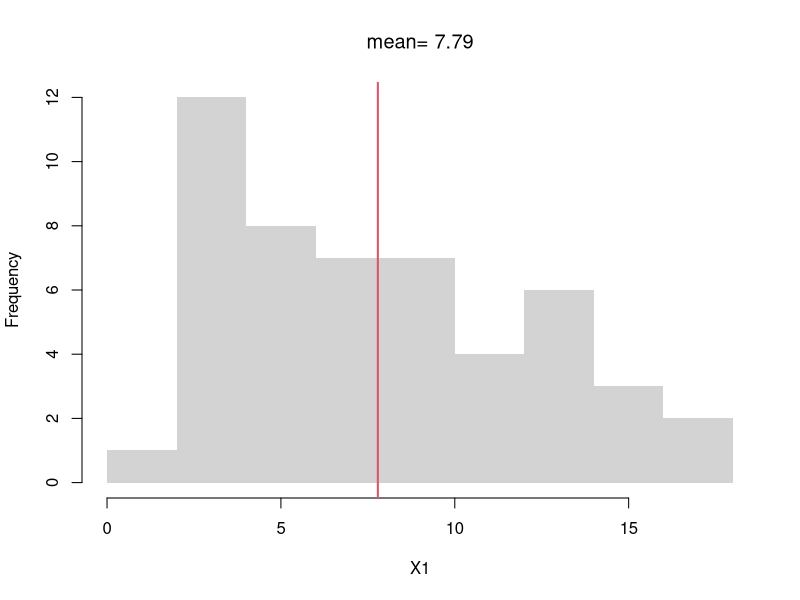
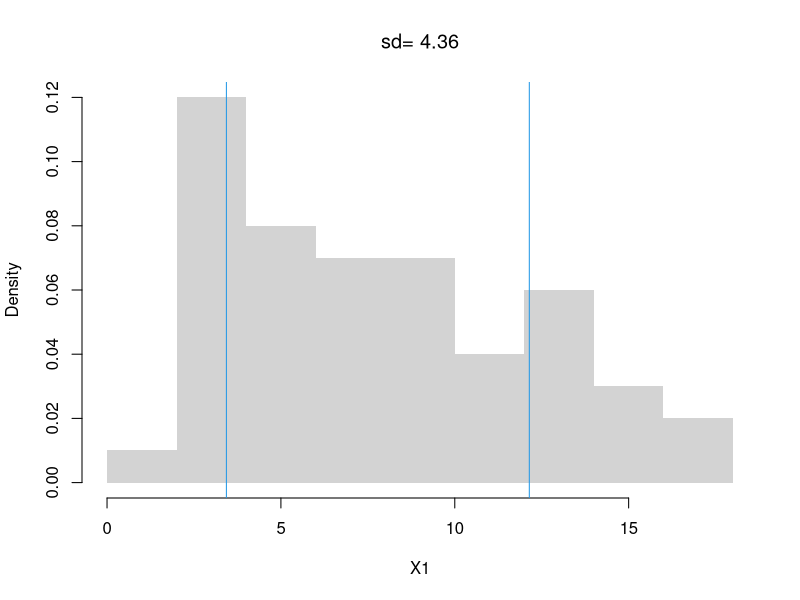
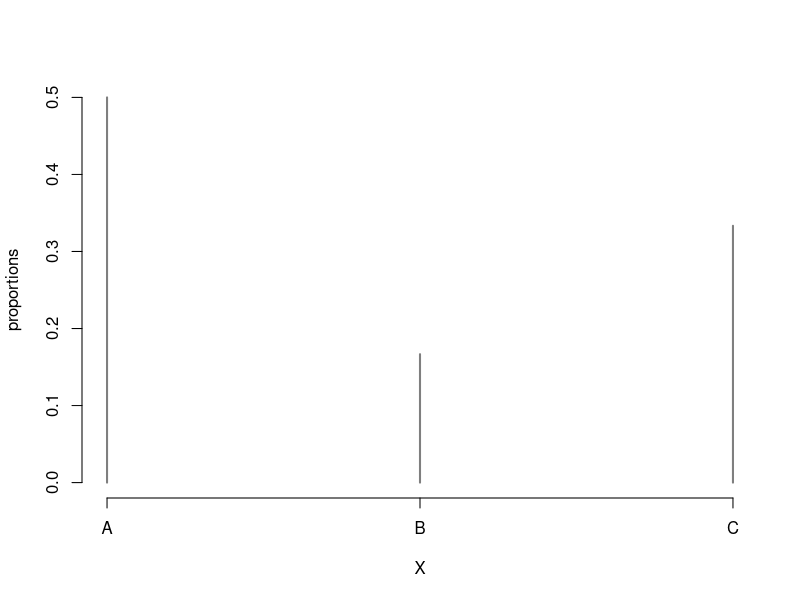
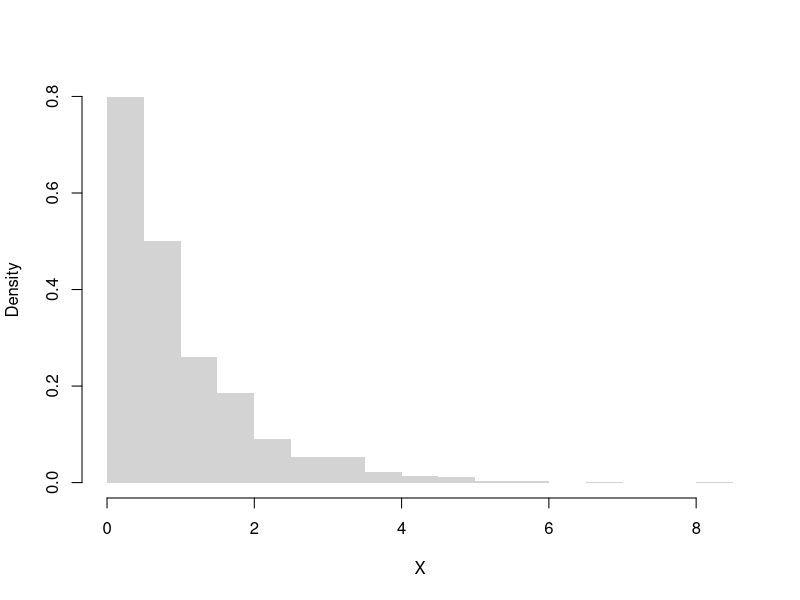
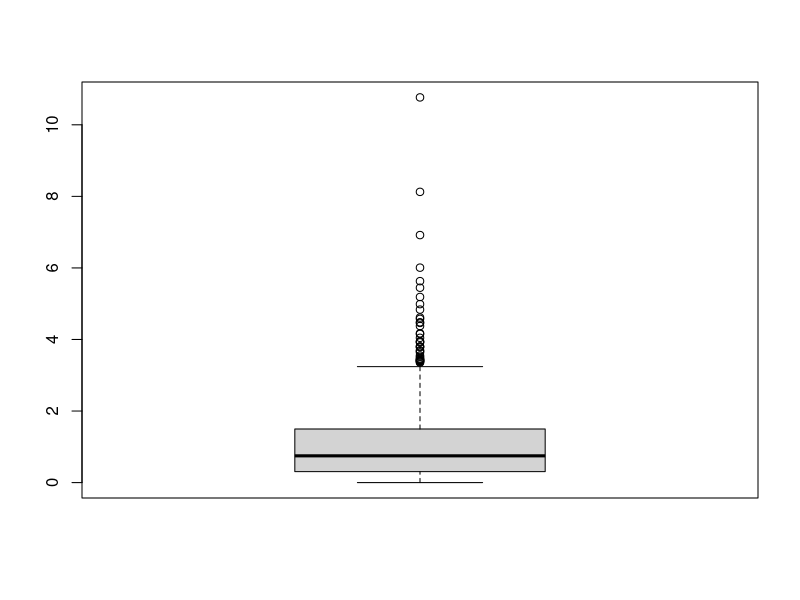
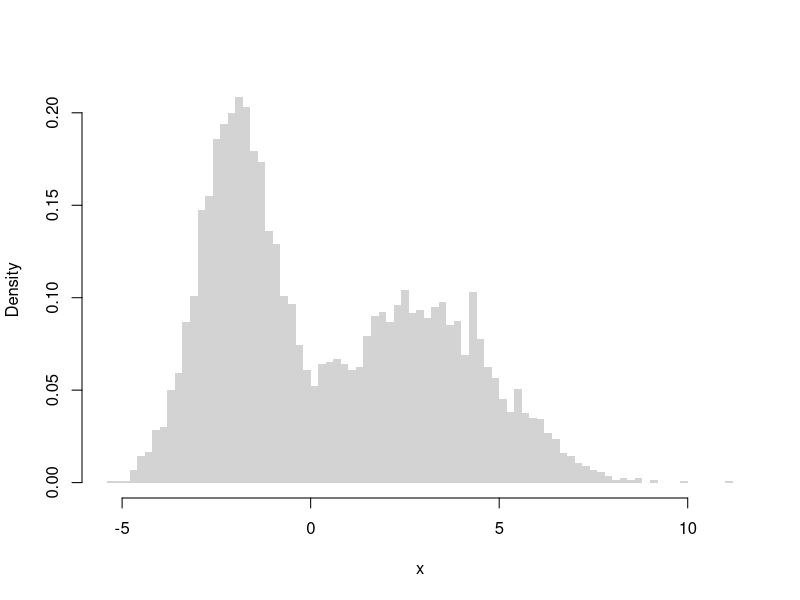
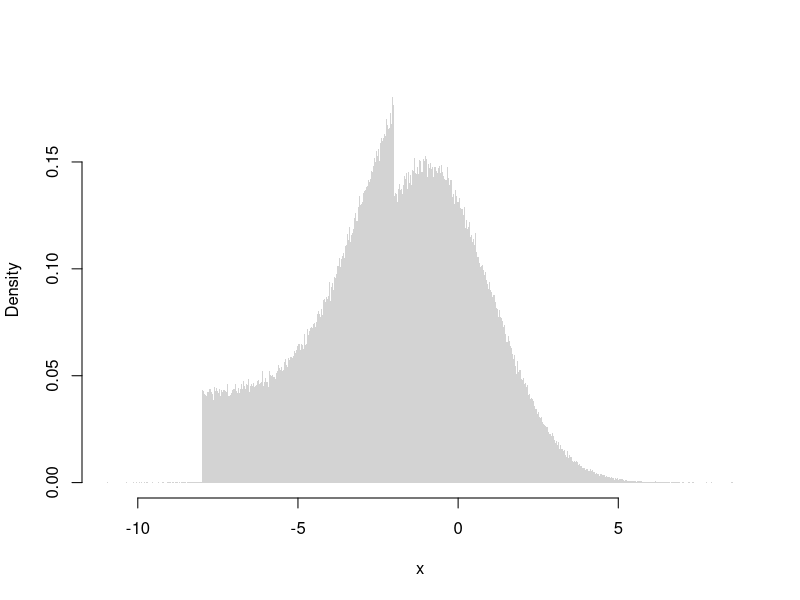
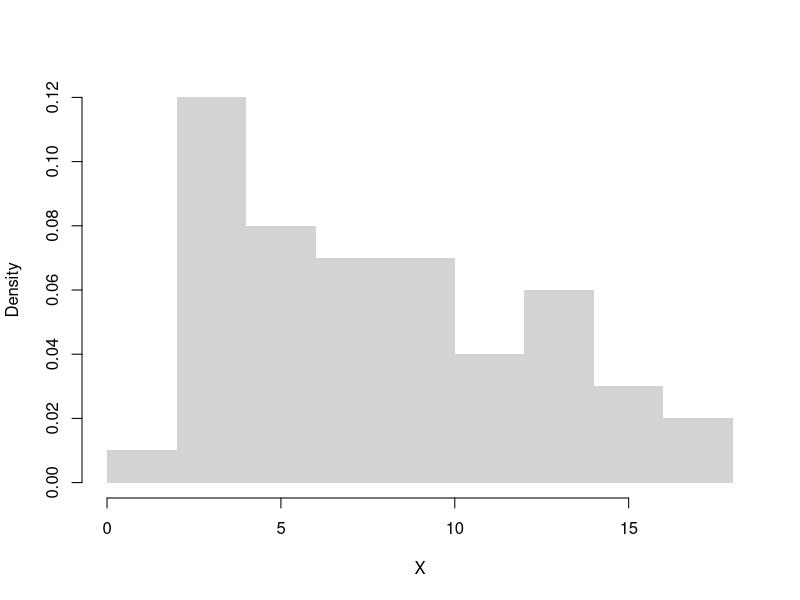

The R source for these figures, in order:
## ---- chunk 1
# A random sample (real data)
X <- USArrests[,'Murder']
summary(X)

# A random sample (computer simulation)
X <-  runif(1000)
summary(X)

# Another random sample (computer simulation)
X <- rnorm(1000) 
summary(X)
## ---- chunk 2
X <- c(1,4,10)
sum(X)/length(X)
mean(X)
## ---- chunk 3
# compute the mean of a random sample
X1 <- USArrests[,'Murder']
X1_mean <- mean(X1)
X1_mean

# visualize on a histogram
hist(X1, border=NA, main=NA)
abline(v=X1_mean, col=2, lwd=2)
title(paste0('mean= ', round(X1_mean,2)), font.main=1)
## ---- chunk 4
X <- c(1,4,10)
X_mean <- mean(X)
X_var <- mean( (X - X_mean)^2 )
sqrt(X_var)
## ---- chunk 5
X1_s <- sd(X1) # sqrt(var(X))
hist(X1, border=NA, main=NA, freq=F)
X1_s_lh <- c(X1_mean - X1_s,  X1_mean + X1_s)
abline(v=X1_s_lh, col=4)
text(X1_s_lh, -.02,
    c( expression(bar(X)-s[X]), expression(bar(X)+s[X])),
    col=4, adj=0)
title(paste0('sd= ', round(X1_s,2)), font.main=1)
## ---- chunk 6
X <- c(1,4,10)

X_mean <- mean(X)
X_var <- mean( (X - X_mean)^2 )
X_var

# Corrected Version
n <- length(X)  
X_var2 <- sum( (X - X_mean)^2 )/(n-1)
X_var2

var(X) # R-Version
## ---- chunk 7
X1 <- USArrests[,'Murder']
median(X1)
quantile(X1, prob=0.5)
## ---- chunk 8
X1_extreme <- c(X1, 1000) # add one extreme value
#par(mfrow=c(1,2)) # visualize side-by-side
#hist(X1)
#hist(X1_extreme)

# Which measures of central tendency are robust
# to a single extreme value?
mean( X1)
mean( X1_extreme )

quantile(X1, prob=0.5)
quantile(X1_extreme, prob=0.5)
## ---- chunk 9
IQR(X1)
mad(X1)
## ---- chunk 10
X <- c(1,4,10)
# An intuitive alternative to sd(X), used in the boxplot
quants <- quantile(X, probs=c(.25,.75))
quants[2]-quants[1]
IQR(X)
## ---- chunk 11
#Another alternative to sd(X)
mad(X, constant=1)

# Computationally equivalent
# x_med <- quantile(X, probs=.5)
# x_absdev <- abs(X -x_med)
# quantile(x_absdev, probs=.5)
## ---- chunk 12
sd(X1)
sd(X1_extreme)

IQR(X1)
IQR(X1_extreme)

mad(X1, constant=1)
mad(X1_extreme, constant=1)
## ---- chunk 13
Homework1 <- c(score=88, weight=0.25)
Homework2 <- c(score=92, weight=0.25)
Exam1 <- c(score=67, weight=0.2)
Exam2 <- c(score=90, weight=0.3)

Grades <- rbind(Homework1, Homework2, Exam1, Exam2)
Grades
## ---- chunk 14
# Manual Way
88*0.25 + 92*0.25 + 67*0.2 + 90*0.3

# Computerized Way
Values <- Grades[,'score'] * Grades[,'weight']
FinalGrade <- sum(Values)
FinalGrade
## ---- chunk 15
weighted.quantile <- function(x, w, probs){
    #See spatstat.univar::weighted.quantile
    oo <- order(x)
    x <- x[oo]
    w <- w[oo]
    Fx <- cumsum(w)/sum(w)
    quantile_id <- max(which(Fx <= probs))+1
    xq <- x[quantile_id] 
    return(xq)
}

## Unweighted
quantile(X, probs=.5)
weights <- rep(1, length(X))
weighted.quantile(x=X, w=weights, probs=.5)

## Weighted
weights <- seq(X)
weights <- weights/sum(weights) # normalize
weighted.quantile(x=X, w=weights, probs=.5)
## ---- chunk 16
X1 <- USArrests[,'Murder']
P3 <- mean( X1 > 2 & X1 <4)
## ---- chunk 17
X <- c('A', 'B', 'A', 'C', 'C', 'A')
proportions <- table(X)/length(X)
plot(proportions, col=grey(0,0.5))

# mode(s)
mode_id <- which(proportions==max(proportions))
names(proportions)[ mode_id ]
## ---- chunk 18
# freq. spreads
sd(proportions)
sum(proportions^2)

# freq. concentration at mode
max(proportions)/mean(proportions)
## ---- chunk 19
X <- rweibull(1000, shape=1)
hist(X, border=NA, main=NA, freq=F, breaks=20)

skewness <-  function(X){
 X_mean <- mean(X)
 m3 <- mean((X - X_mean)^3)
 s3 <- sd(X)^3
 skew <- m3/s3
 return(skew)
}

skewness( rweibull(1000, shape=1))
skewness( rweibull(1000, shape=10) )
## ---- chunk 20
X <- rweibull(1000, shape=1)
boxplot(X, main=NA)

kurtosis <- function(X){  
 X_mean <- mean(X)
 m4 <- mean((X - X_mean)^4) 
 s4 <- sd(X)^4
 kurt <- m4/s4
 return(kurt)
 # use instead to compare against normal
 # excess_kurt <- kurt - 3 
}

kurtosis( rweibull(1000, shape=1) )
kurtosis( rweibull(1000, shape=10) )
## ---- chunk 21
# Complicated Random Variable
r_ugly0 <- function(n, populationMean=c(-2, 3), populationVar=c(1, 4), prob=c(.5,.5)){
  # Which distribution is each observation coming from
  di <- sample(c(1,2), size=n, replace=TRUE, prob=prob)
  rnorm(n, mean=populationMean[di], sd=sqrt(populationVar)[di])
}

X <- r_ugly0(6000)
hist(X, breaks=60,
    freq=F, border=NA,
    xlab="x", main='')

#hist( rbeta(1000, .6, .6), border=NA, main=NA, freq=F, breaks=20)
## ---- chunk 22
# Another Complicated Random Variable
r_ugly1 <- function(n, theta1=c(-8,-1), theta2=c(-2,2), rho=.25){
    omega   <- rbinom(n, size=1, rho)
    epsilon <- omega * runif(n, theta1[1], theta2[1]) +
        (1-omega) * rnorm(n, theta1[2], theta2[2])
    return(epsilon)
}
# Very Large Sample
X <- r_ugly1(1000000)
hist(X, breaks=1000,  freq=F, border=NA,
    xlab="x", main='')
## ---- chunk 23
x <- 1:4

y <- exp(x)
y

z <- log(y)
z
## ---- chunk 24
# Box–Cox transform and inverse
bc_transform <- function(x, lambda) {
  if (any(x <= 0)) stop("Box-Cox requires x > 0")
  if (abs(lambda) < 1e-8) log(x) else (x^lambda - 1)/lambda
}
bc_inverse <- function(t, lambda) {
  if (abs(lambda) < 1e-8) exp(t) else (lambda*t + 1)^(1/lambda)
}

X <- USArrests[,'Murder']
hist(X, main='', border=NA, freq=F)

par(mfrow=c(1,3))
for(lambda in c(-1,0,1)){
    Y <- bc_transform(X, lambda)
    hist(Y, 
        main=bquote(paste(lambda,'=',.(lambda))),
        border=NA, freq=F)
}
## ---- chunk 25
# Continuous Example 1
mean( sqrt(x) )
sqrt( mean(x) ) 

# Continuous Example 2
mean( log(x) )
log( mean(x) ) 
## ---- chunk 26
## Discrete Example
x  <- c(1,2,3)
px <- c(0.2,0.5,0.3)
MX <- sum(x * px)
MX

g  <- sqrt
g(MX)

MY <- sum(g(x) * px)
MY
## ---- chunk 27
mean( exp(x) )
exp( mean(x) )  
